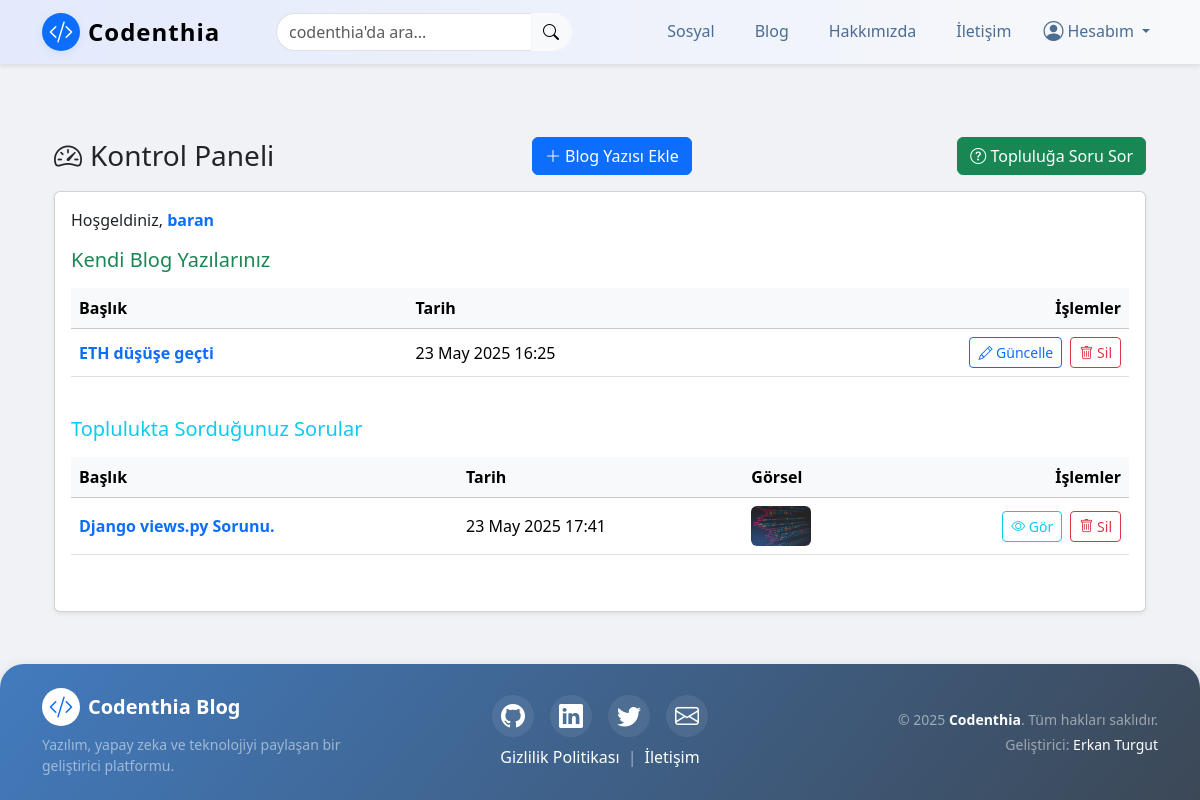
Page /articles/dashboard/ (signed in) on the committed database.
### article/models.py (models this page shows, shortened)
class Article(models.Model):
    author = models.ForeignKey("auth.User", on_delete=models.CASCADE , verbose_name="Yazar")  # Bu alan, yazının yazarını (kullanıcıyı) temsil eder ve yazar silindiğinde yazıları da silinir
    title = models.CharField(max_length=50, verbose_name="Başlık") # Bu alan, yazının başlığını temsil eder ve maksimum 50 karakterlik bir metin alır
    content = RichTextField(verbose_name="İçerik") # Bu alan, yazının içeriğini temsil eder ve metin içerikleri için kullanılır
    created_date = models.DateTimeField(auto_now_add=True , verbose_name="Oluşturulma Tarihi") # Bu alan, yazının oluşturulma tarihini otomatik olarak ekler
    image = models.ImageField(upload_to='article_images/', null=True, blank=True)  # <-- yeni alan
    class Meta:
        ordering = ['-created_date'] # Bu kod, yazıları tarihe göre sıralar

class CommunityQuestion(models.Model):
    user = models.ForeignKey(get_user_model(), on_delete=models.CASCADE, verbose_name="Soran Kullanıcı", related_name="community_questions")
    title = models.CharField(max_length=200, verbose_name="Soru Başlığı")
    content = models.TextField(verbose_name="Soru İçeriği")
    image = models.ImageField(upload_to='community_images/', null=True, blank=True, verbose_name="Görsel")
    created_date = models.DateTimeField(auto_now_add=True)
    class Meta:
        ordering = ['-created_date']

### article/views.py (the view)
# urls.py: path('dashboard/', views.dashboard, name="dashboard"), # Bu kod, kontrol paneli sayfasını temsil eder ve dashboard fonksiyonunu çağırır
@login_required(login_url="user:login")
def dashboard(request):
    user_articles = Article.objects.filter(author=request.user).order_by('-created_date')
    other_articles = Article.objects.none()
    if request.user.is_superuser or request.user.is_staff:
        other_articles = Article.objects.exclude(author=request.user).order_by('-created_date')
    if request.user.is_superuser or request.user.is_staff:
        user_questions = CommunityQuestion.objects.all().order_by('-created_date')
    else:
        user_questions = CommunityQuestion.objects.filter(user=request.user).order_by('-created_date')
    return render(request, 'dashboard.html', {
        'user_articles': user_articles,
        'other_articles': other_articles,
        'user_questions': user_questions,
    })

### templates/dashboard.html (shortened to what this page needs)
{% extends "layout.html" %} {% block body %}
<div class="container my-5">
    <div class="d-flex justify-content-between align-items-center mb-3">
        <h3 class="mb-0"><i class="bi bi-speedometer2 me-2"></i>Kontrol Paneli</h3>
        <a href="{% url 'article:addarticle' %}" class="btn btn-primary me-2">
            <i class="bi bi-plus-lg"></i> Blog Yazısı Ekle
        </a>
        <a href="{% url 'article:soru_ekle' %}" class="btn btn-success">
            <i class="bi bi-question-circle"></i> Topluluğa Soru Sor
        </a>
    </div>
    <div class="card shadow-sm">
        <div class="card-body">
            <p class="mb-3">
                Hoşgeldiniz, <span class="fw-bold text-primary">{{ request.user.username }}</span>
            </p>
            <h5 class="mb-3 text-success">Kendi Blog Yazılarınız</h5>
            <div class="table-responsive mb-4">
                {% if user_articles %}
                <table class="table table-hover align-middle">
                    <thead class="table-light">
                        <tr>
                            <th>Başlık</th>
                            <th>Tarih</th>
                            <th class="text-end">İşlemler</th>
                        </tr>
                    </thead>
                    <tbody>
                        {% for article in user_articles %}
                        <tr>
                            <td class="fw-semibold"> <a class="text-decoration-none " href="{% url 'article:detail' article.id %}">{{ article.title }}</a>
                            </td>
                            <td>{{ article.created_date|date:"d M Y H:i" }}</td>
                            <td class="text-end">
                                <a href="{% url 'article:update' article.id %}" class="btn btn-sm btn-outline-primary me-1">
                                    <i class="bi bi-pencil"></i> Güncelle
                                </a>
                                <a href="{% url 'article:delete' article.id %}" class="btn btn-sm btn-outline-danger" onclick="return confirm('Silmek istediğinize emin misiniz?');">
                                    <i class="bi bi-trash"></i> Sil
                                </a>
                            </td>
                        </tr>
                        {% endfor %}
                    </tbody>
                </table>
                {% else %}
                <div class="alert alert-danger text-center" role="alert">
                    Henüz blog yazınız yok.
                </div>
                {% endif %}
            </div>
            <h5 class="mb-3 text-info">Toplulukta Sorduğunuz Sorular</h5>
            <div class="table-responsive mb-4">
                {% if user_questions %}
                <table class="table table-hover align-middle">
                    <thead class="table-light">
                        <tr>
                            <th>Başlık</th>
                            <th>Tarih</th>
                            <th>Görsel</th>
                            <th class="text-end">İşlemler</th>
                        </tr>
                    </thead>
                    <tbody>
                        {% for q in user_questions %}
                        <tr>
                            <td class="fw-semibold">
                                <a class="text-decoration-none" href="{% url 'article:soru_detay' q.id %}">{{ q.title }}</a>
                            </td>
                            <td>{{ q.created_date|date:"d M Y H:i" }}</td>
                            <td>
                                {% if q.image %}
                                <img src="{{ q.image.url }}" alt="Görsel" style="height:40px; max-width:60px; border-radius:6px;"> {% else %}
                                <span class="text-muted">-</span> {% endif %}
                            </td>
                            <td class="text-end">
                                <a href="{% url 'article:soru_detay' q.id %}" class="btn btn-sm btn-outline-info me-1">
                                    <i class="bi bi-eye"></i> Gör
                                </a>
                                <a href="{% url 'article:soru_sil' q.id %}" class="btn btn-sm btn-outline-danger" onclick="return confirm('Soruyu silmek istediğinize emin misiniz?');">
                                    <i class="bi bi-trash"></i> Sil
                                </a>
                            </td>
                        </tr>
                        {% endfor %}
                    </tbody>
                </table>
                {% else %}
                <div class="alert alert-warning text-center" role="alert">
                    Henüz toplulukta hiç sorunuz yok.
                </div>
                {% endif %}
            </div>
        </div>
    </div>
</div>
{% endblock %}

### rows in the picture
Article: title "ETH düşüşe geçti", created_date "23 May 2025 16:25"
CommunityQuestion: title "Django views.py Sorunu.", created_date "23 May 2025 17:41", image (picture)

### other values in the picture
{{ request.user.username }} "baran"
